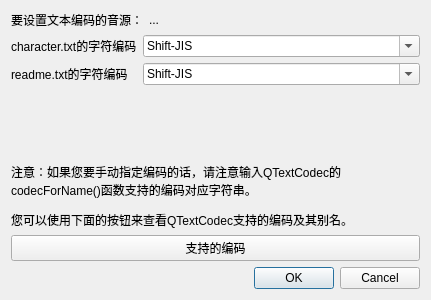
<?xml version="1.0" encoding="UTF-8"?>
<ui version="4.0">
 <class>TextCodecSettingDialog</class>
 <widget class="QDialog" name="TextCodecSettingDialog">
  <property name="geometry">
   <rect>
    <x>0</x>
    <y>0</y>
    <width>431</width>
    <height>300</height>
   </rect>
  </property>
  <property name="windowTitle">
   <string>Dialog</string>
  </property>
  <layout class="QGridLayout" name="gridLayout" rowstretch="0,1,0,0,0" columnstretch="0,1">
   <item row="0" column="0">
    <widget class="QLabel" name="label">
     <property name="text">
      <string>要设置文本编码的音源：</string>
     </property>
    </widget>
   </item>
   <item row="0" column="1">
    <widget class="QLabel" name="voiceBankLabel">
     <property name="text">
      <string>...</string>
     </property>
    </widget>
   </item>
   <item row="1" column="0" colspan="2">
    <layout class="QFormLayout" name="formLayout">
     <item row="0" column="0">
      <widget class="QLabel" name="characterTxtLabel">
       <property name="text">
        <string>character.txt的字符编码</string>
       </property>
      </widget>
     </item>
     <item row="0" column="1">
      <widget class="QComboBox" name="characterTxtComboBox">
       <property name="editable">
        <bool>true</bool>
       </property>
       <item>
        <property name="text">
         <string>Shift-JIS</string>
        </property>
       </item>
       <item>
        <property name="text">
         <string>GB18030</string>
        </property>
       </item>
       <item>
        <property name="text">
         <string>Big5</string>
        </property>
       </item>
       <item>
        <property name="text">
         <string>UTF-8</string>
        </property>
       </item>
      </widget>
     </item>
     <item row="1" column="0">
      <widget class="QLabel" name="readmeTxtLabel">
       <property name="text">
        <string>readme.txt的字符编码</string>
       </property>
      </widget>
     </item>
     <item row="1" column="1">
      <widget class="QComboBox" name="readmeTxtComboBox">
       <property name="editable">
        <bool>true</bool>
       </property>
       <item>
        <property name="text">
         <string>Shift-JIS</string>
        </property>
       </item>
       <item>
        <property name="text">
         <string>GB18030</string>
        </property>
       </item>
       <item>
        <property name="text">
         <string>Big5</string>
        </property>
       </item>
       <item>
        <property name="text">
         <string>UTF-8</string>
        </property>
       </item>
      </widget>
     </item>
    </layout>
   </item>
   <item row="4" column="0" colspan="2">
    <widget class="QDialogButtonBox" name="buttonBox">
     <property name="orientation">
      <enum>Qt::Horizontal</enum>
     </property>
     <property name="standardButtons">
      <set>QDialogButtonBox::Cancel|QDialogButtonBox::Ok</set>
     </property>
    </widget>
   </item>
   <item row="2" column="0" colspan="2">
    <widget class="QLabel" name="label_2">
     <property name="text">
      <string>&lt;html&gt;&lt;head/&gt;&lt;body&gt;&lt;p&gt;注意：如果您要手动指定编码的话，请注意输入QTextCodec的codecForName()函数支持的编码对应字符串。&lt;/p&gt;&lt;p&gt;您可以使用下面的按钮来查看QTextCodec支持的编码及其别名。&lt;/p&gt;&lt;/body&gt;&lt;/html&gt;</string>
     </property>
     <property name="wordWrap">
      <bool>true</bool>
     </property>
    </widget>
   </item>
   <item row="3" column="0" colspan="2">
    <widget class="QPushButton" name="availableCodecButton">
     <property name="text">
      <string>支持的编码</string>
     </property>
    </widget>
   </item>
  </layout>
 </widget>
 <resources/>
 <connections>
  <connection>
   <sender>buttonBox</sender>
   <signal>accepted()</signal>
   <receiver>TextCodecSettingDialog</receiver>
   <slot>accept()</slot>
   <hints>
    <hint type="sourcelabel">
     <x>248</x>
     <y>254</y>
    </hint>
    <hint type="destinationlabel">
     <x>157</x>
     <y>274</y>
    </hint>
   </hints>
  </connection>
  <connection>
   <sender>buttonBox</sender>
   <signal>rejected()</signal>
   <receiver>TextCodecSettingDialog</receiver>
   <slot>reject()</slot>
   <hints>
    <hint type="sourcelabel">
     <x>316</x>
     <y>260</y>
    </hint>
    <hint type="destinationlabel">
     <x>286</x>
     <y>274</y>
    </hint>
   </hints>
  </connection>
 </connections>
</ui>
